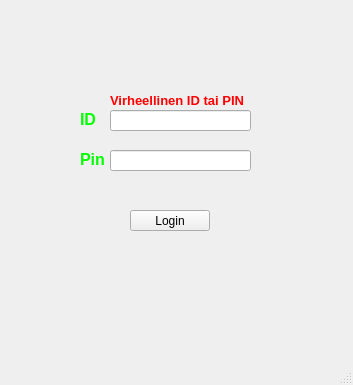
<?xml version="1.0" encoding="UTF-8"?>
<ui version="4.0">
 <class>MainWindow</class>
 <widget class="QMainWindow" name="MainWindow">
  <property name="geometry">
   <rect>
    <x>0</x>
    <y>0</y>
    <width>353</width>
    <height>385</height>
   </rect>
  </property>
  <property name="windowTitle">
   <string>Login</string>
  </property>
  <widget class="QWidget" name="centralwidget">
   <widget class="QLineEdit" name="lineEditPIN">
    <property name="geometry">
     <rect>
      <x>110</x>
      <y>150</y>
      <width>141</width>
      <height>21</height>
     </rect>
    </property>
   </widget>
   <widget class="QLineEdit" name="lineEditID">
    <property name="geometry">
     <rect>
      <x>110</x>
      <y>110</y>
      <width>141</width>
      <height>21</height>
     </rect>
    </property>
   </widget>
   <widget class="QPushButton" name="pushButton">
    <property name="geometry">
     <rect>
      <x>130</x>
      <y>210</y>
      <width>80</width>
      <height>21</height>
     </rect>
    </property>
    <property name="text">
     <string>Login</string>
    </property>
   </widget>
   <widget class="QLabel" name="label_2">
    <property name="geometry">
     <rect>
      <x>80</x>
      <y>150</y>
      <width>31</width>
      <height>16</height>
     </rect>
    </property>
    <property name="font">
     <font>
      <pointsize>12</pointsize>
      <weight>75</weight>
      <bold>true</bold>
     </font>
    </property>
    <property name="text">
     <string>&lt;html&gt;&lt;head/&gt;&lt;body&gt;&lt;p&gt;&lt;span style=&quot; color:#00ff00;&quot;&gt;Pin&lt;/span&gt;&lt;/p&gt;&lt;/body&gt;&lt;/html&gt;</string>
    </property>
   </widget>
   <widget class="QLabel" name="label">
    <property name="geometry">
     <rect>
      <x>80</x>
      <y>110</y>
      <width>21</width>
      <height>16</height>
     </rect>
    </property>
    <property name="font">
     <font>
      <pointsize>12</pointsize>
      <weight>75</weight>
      <bold>true</bold>
     </font>
    </property>
    <property name="text">
     <string>&lt;html&gt;&lt;head/&gt;&lt;body&gt;&lt;p&gt;&lt;span style=&quot; color:#00ff00;&quot;&gt;ID&lt;/span&gt;&lt;/p&gt;&lt;/body&gt;&lt;/html&gt;</string>
    </property>
   </widget>
   <widget class="QLabel" name="label_3">
    <property name="geometry">
     <rect>
      <x>110</x>
      <y>80</y>
      <width>141</width>
      <height>41</height>
     </rect>
    </property>
    <property name="font">
     <font>
      <pointsize>10</pointsize>
      <weight>75</weight>
      <bold>true</bold>
     </font>
    </property>
    <property name="text">
     <string>&lt;html&gt;&lt;head/&gt;&lt;body&gt;&lt;p&gt;&lt;span style=&quot; color:#ff0000;&quot;&gt;Virheellinen ID tai PIN&lt;/span&gt;&lt;/p&gt;&lt;/body&gt;&lt;/html&gt;</string>
    </property>
   </widget>
   <widget class="QLabel" name="label_4">
    <property name="geometry">
     <rect>
      <x>-20</x>
      <y>-110</y>
      <width>411</width>
      <height>551</height>
     </rect>
    </property>
    <property name="text">
     <string/>
    </property>
    <property name="pixmap">
     <pixmap>../../Users/tumps/Downloads/parempi.jpg</pixmap>
    </property>
   </widget>
   <zorder>label_4</zorder>
   <zorder>lineEditPIN</zorder>
   <zorder>lineEditID</zorder>
   <zorder>pushButton</zorder>
   <zorder>label_2</zorder>
   <zorder>label</zorder>
   <zorder>label_3</zorder>
  </widget>
  <widget class="QMenuBar" name="menubar">
   <property name="geometry">
    <rect>
     <x>0</x>
     <y>0</y>
     <width>353</width>
     <height>20</height>
    </rect>
   </property>
  </widget>
  <widget class="QStatusBar" name="statusbar"/>
 </widget>
 <resources/>
 <connections/>
</ui>
